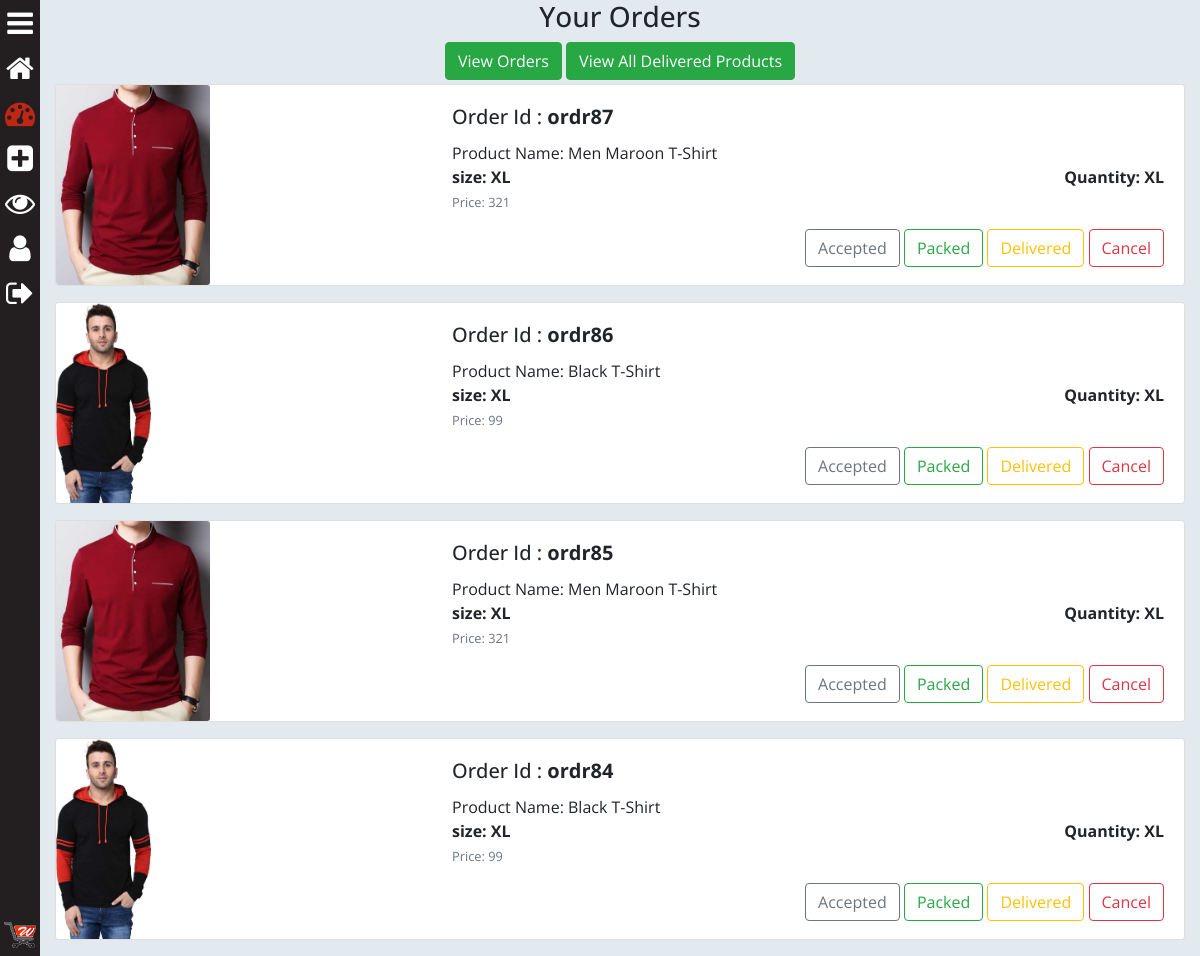
Page /seller/ (signed in) on the earlier database version.
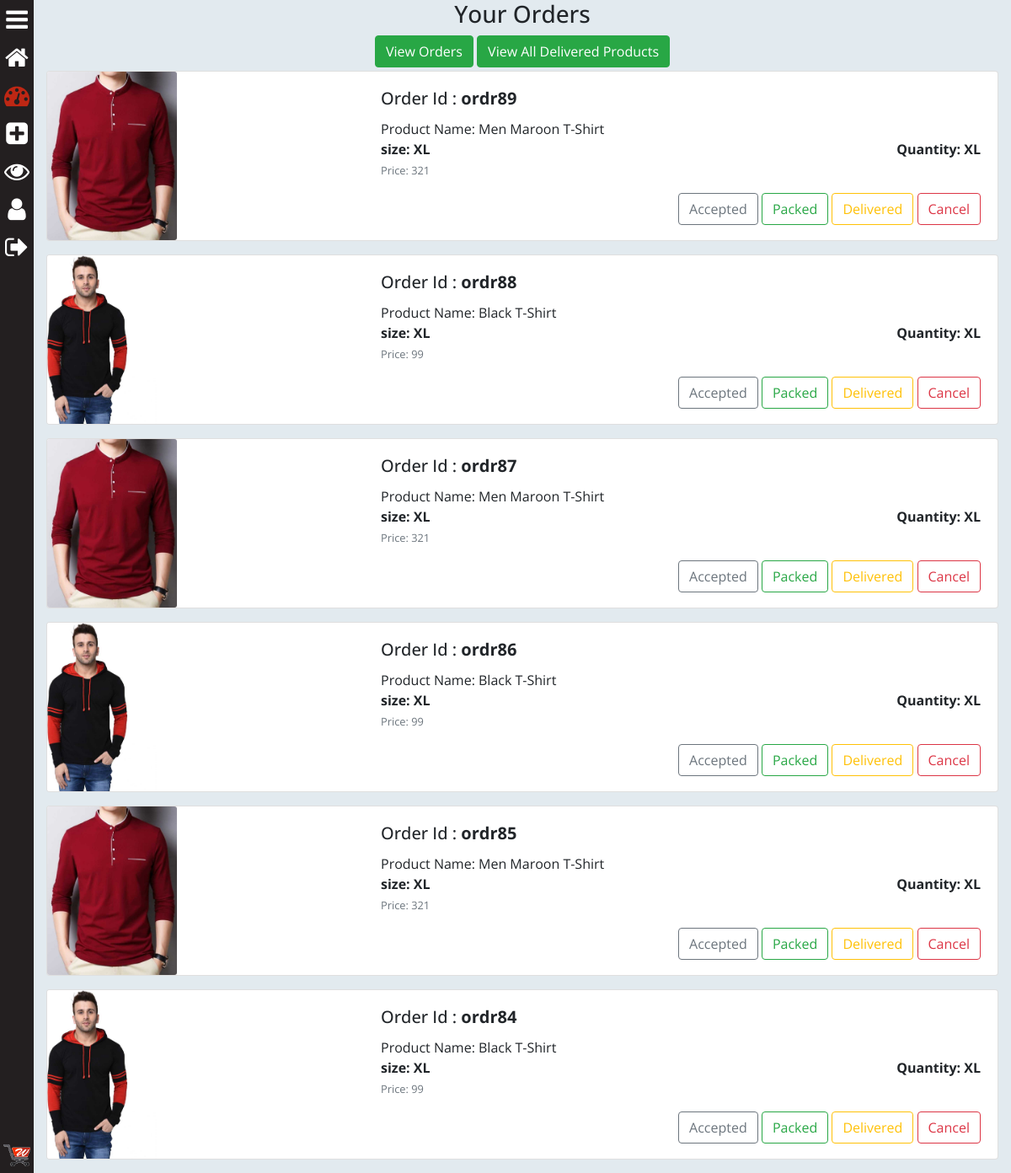
Same page on the later database version.
### saler/models.py (models this page shows, shortened)
class Orders(models.Model):
	STATUS_CHOICES = (("Accepted",'Accepted'),("Packed",'Packed'),("On The Way",'On The Way'),("Delivered",'Delivered'),("Cancel",'Cancel'))
	order_id = models.CharField(max_length=50,default='')
	saler = models.CharField(max_length=100,default='wrappers@admin',)
	user = models.ForeignKey(User, default='', on_delete=models.CASCADE)
	products = models.CharField(max_length=50)
	size = models.CharField(max_length=50,default='',null=True)
	status = models.CharField(max_length=15,choices=STATUS_CHOICES,default='')

class Product(models.Model):
	GST_CHOICES = (("0",'0'),("3",'3'),("5",'5'),("12",'12'),("18",'18'),("28",'28'))
	product_id = models.BigAutoField(primary_key=True)
	product_id2 = models.CharField(max_length=100,default='')
	shop = models.ForeignKey(User, on_delete=models.CASCADE,default='')
	product_name = models.CharField(max_length=100)
	category = models.ForeignKey(category, default="", verbose_name="Category", on_delete=models.SET_DEFAULT, null=True)
	subcategory = models.CharField(max_length=50, default="")
	price = models.IntegerField(default=0)
	price_not = models.IntegerField(default=999)
	desc = models.TextField()
	gst = models.CharField(default='0',max_length=3,choices=GST_CHOICES)
	pub_date = models.DateField(auto_now=True)
	image1 = models.ImageField(upload_to='products/images', default="",null=True)
	image2 = models.ImageField(upload_to='products/images', default="",null=True,blank=True)
	image3 = models.ImageField(upload_to='products/images', default="",null=True,blank=True)
	image4 = models.ImageField(upload_to='products/images', default="",null=True,blank=True)
	image5 = models.ImageField(upload_to='products/images', default="",null=True,blank=True)

### saler/views.py (the view)
# urls.py: path('', views.dashboard, name = 'dashboard'),
@login_required
def dashboard(request):
	if request.user.is_superuser or request.user.is_staff:
		if request.method == 'GET':
			odrr = request.GET.get('odrr')
			st = request.GET.get('st')
			if st == 'Cancel':
				o = Orders.objects.filter(order_id=odrr).first()
				o.status = 'Cancel'
				o.save()
			if st == 'Accepted':
				o = Orders.objects.filter(order_id=odrr).first()
				o.status = 'Accepted'
				o.save()
			if st == 'Packed':
				o = Orders.objects.filter(order_id=odrr).first()
				o.status = 'Packed'
				o.save()
			if st == 'Delivered':
				o = Orders.objects.filter(order_id=odrr).first()
				o.status = 'Delivered'
				o.save()
		ordr = [i for i in Orders.objects.filter(saler=request.user) if i.status != 'Cancel' and i.status != 'On The Way' and i.status != 'Delivered'][::-1]
		params = {
				'orders':ordr,
				'dorders': [i for i in Orders.objects.filter(saler=request.user) if i.status != 'Cancel' and i.status == 'On The Way' or i.status == 'Delivered'][::-1],
				'cart_element_no' : len([p for p in MyCart.objects.all() if p.user == request.user]),
				}
		return render(request, 'saler/dashboard.html', params)
	else:
		return redirect("/")

### main/templatetags/app_tags.py (called while the page is built)
@register.filter(name='split')
def split(str, key):
    return str.split(key)

@register.filter(name='remfl')
def remfl(str1, key):
	if str1 != '' and key != '':
		return str(str1)[int(key):-int(key)]

@register.filter(name='product')
def product(str1, key):
	if str1.split(key)[0] != '':
		ppp = Product.objects.filter(product_id=str1.split(key)[0]).first()
		return [ppp.product_name,ppp.image1.url,ppp.price]

### saler/templates/saler/dashboard.html (shortened to what this page needs)
{% extends 'saler/base.html' %}
{% load static %}
{% block saler_head %}
<link rel="stylesheet" href="{% static 'saler/css/home_style.css' %}">
{% endblock saler_head %}
{% block saler_body %}
{% load app_tags %}
<div class="container-fluid">
	<h3 style="text-align: center;">Your Orders</h3>
	<div style="text-align: center;" class="pb-1">
	<a href="#" style="text-align: center;" class="btn btn-success" onclick="document.getElementById('odrs').style.display='block'; document.getElementById('dodrs').style.display='none';">View Orders</a>
	<a href="#" style="text-align: center;" class="btn btn-success" onclick="document.getElementById('odrs').style.display='none'; document.getElementById('dodrs').style.display='block';">View All Delivered Products</a>
	</div>
	<div id="odrs">
	{% for ord in orders %}
	<div class="card mb-3" >
	  <div class="row no-gutters">
	    <div class="col-md-4">
	    	 {% for item in ord.products|split:',' %}
	        {% if item|product:'|'|slice:'0:1'|remfl:'2'%}
	      <img src="{{item|product:'|'|slice:'1:2'|remfl:'2'}}" class="card-img" alt="..." style="max-height: 200px; width: auto;">
	      	{% endif %}
	      	{% endfor %}
	    </div>
	    <div class="col-md-8">
	      <div class="card-body">
	        <h5 class="card-title">Order Id : <strong>{{ord.order_id}}</strong></h5>
	        {% for item in ord.products|split:',' %}
	        {% if item|product:'|'|slice:'0:1'|remfl:'2'%}
	        <p class="card-text m-0">Product Name: {{item|product:'|'|slice:'0:1'|remfl:'2'}}</p>
	        {% endif %}
	      	{% endfor %}
	        <p class="card-text m-0"><b>size: {{ord.size}}</b> <b style="float: right;">Quantity: {{ord.size}}</b></p>
	         {% for item in ord.products|split:',' %}
	        {% if item|product:'|'|slice:'0:1'|remfl:'2'%}
	        <p class="card-text"><small class="text-muted">Price: {{item|product:'|'|slice:'2:3'|remfl:'1'}}</small></p>
	         {% endif %}
	      	{% endfor %}
	        <div style="float: right;">
	        	{% if ord.status in '' %}
	        	<form style="display: inline;">
		        	<button type="submit" class="btn btn-outline-secondary">Accepted</button>
		        </form>
				{% endif %}
		        {% if ord.status != 'Packed' and ord.status != 'Delivered' %}
		        <form style="display: inline;">
					<button type="submit" class="btn btn-outline-success">Packed</button>
				</form>
				{% endif %}
		        {% if ord.status != 'Delivered' %}
		        <form style="display: inline;">
					<button type="submit" class="btn btn-outline-warning">Delivered</button>
				</form>
				{% endif %}
				<form style="display: inline;">
					<button type="submit" class="btn btn-outline-danger">Cancel</button>
				</form>
			</div>
	      </div>
	    </div>
	  </div>
	</div>
	{% endfor %}
	</div>
</div>
{% endblock saler_body %}

### saler/templates/saler/base.html (shortened to what this page needs)
{% load static %}
<!DOCTYPE html>
<html>
<head style="font-family: economicaregular;">
	<link href="{% static 'main/css/bootstrap.min.css' %}" rel="stylesheet">
	<link href="{% static 'saler/font-awesome/css/font-awesome.min.css' %}" rel="stylesheet">
	<link href="{% static 'saler/css/style.css' %}" rel="stylesheet">
	{% block saler_head %}
	{% endblock saler_head %}
</head>
<body style="background: #e2eaef; font-family: 'Open Sans', sans-serif;">
	<div class="side_nav" id="nav" style="z-index: 99;">
		<a onclick="menuDisp()" onmouseenter="document.getElementById('wallet').style.left = '-400px';"
			data-toggle="tooltip" data-placement="top" title="Menu"><i class="fa fa-bars a" aria-hidden="true"></i>
		</a>
		<a onmouseenter="document.getElementById('wallet').style.left = '-400px';" href="{% url 'saler_home' %}"
			data-toggle="tooltip" data-placement="top" title="Home"><i class="fa fa-home" aria-hidden="true"></i>
		</a>
		<a onmouseenter="document.getElementById('wallet').style.left = '-400px';" href="{% url 'dashboard' %}"
			data-toggle="tooltip" data-placement="top" title="Dashboard"><i class="fa fa-tachometer"
				aria-hidden="true"></i>
		</a>
		<a onmouseenter="document.getElementById('wallet').style.left = '-400px';" href="{% url 'add_product' %}"
			data-toggle="tooltip" data-placement="top" title="Add Product"><i class="fa fa-plus-square"
				aria-hidden="true"></i></a>
		<a onmouseenter="document.getElementById('wallet').style.left = '-400px';" href="{% url 'view_products' %}"
			data-toggle="tooltip" data-placement="top" title="View My Products"><i class="fa fa-eye"
				aria-hidden="true"></i></a>
		<a href="##" data-container="body" data-toggle="popover" data-placement="right" data-trigger="focus"
					data-html="true"
					data-content="<a href='{% url 'saler_account_settings' %}'>Account Settings</a>" onmouseenter="document.getElementById('wallet').style.left = '-400px';" data-toggle="tooltip"
			 title="User Profile"><i class="fa fa-user a" aria-hidden="true"></i></a>
		<a onmouseenter="document.getElementById('wallet').style.left = '-400px';" href="{% url 'logout' %}"
			data-toggle="tooltip" data-placement="top" title="Logout"><i class="fa fa-sign-out"
				aria-hidden="true"></i></a>
		<div style="bottom: 0; position: absolute;"><a
				onmouseenter="document.getElementById('wallet').style.left = '40px';" data-toggle="tooltip"
				data-placement="top" title="Wrappers"><img src="{% static 'main/images/wrapper_logo.png' %}"
					style="width: 80%" class="mb-1"></a>
		</div>
	</div>
	<main id="main">
		{% block saler_body %}
		{% endblock saler_body %}
	</main>
</body>
</html>

### saler/static/saler/css/style.css (style rules this page uses)
.side_nav { transition: all 300ms linear; width: 40px; height: 100%; position: fixed; left: 0; text-align: center; background-color: #231f20; z-index: 99; }
.side_nav a { font-size: 30px; color: #fff; }
.a { color: #fff; }
#main { transition: all 300ms linear; margin-left: 40px; }

Differences in the rows shown:
added Orders: price (picture), order_id "ordr89", products "Men Maroon T-Shirt", size "XL", products "321"
added Orders: price (picture), order_id "ordr88", products "Black T-Shirt", size "XL", products "99"
